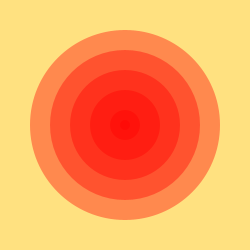
Frame 1 (no input)
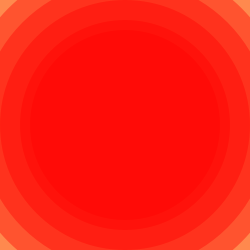
Frame 60 (the mouse pressed at the canvas centre just before this capture)
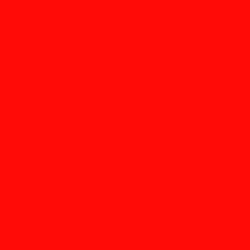
Frame 120 (the mouse held since frame 60 and released just before this capture)

The Processing sketch that drew these frames (run headless with seeded random() and noise(); from frame 60 on, the mouse is pressed at the canvas centre):

// Processing sketch: processing_55652
// ── processing_55652.pde

float c=255;
float c1=#c695fc;
float c2=#b186e0;
float x=0;

void setup()
{
  frameRate(15);
  size(250, 250);
  background(#FFE180);
  noStroke();
  smooth();
}
 
void draw()
{
  x+=10;
  fill(#FFE180);
  rect(0, 0, width, height);
  fill(c, c1, c2, 100);
  ellipse(125, 125, x, x);
  ellipse(125, 125, x+20, x+20);
  ellipse(125, 125, x+60, x+60);
  ellipse(125, 125, x+100, x+100);
  ellipse(125, 125, x+140, x+140);
  ellipse(125, 125, x+180, x+180);
  if (x>=400)
  {
    x=-10;
  }
}
 
